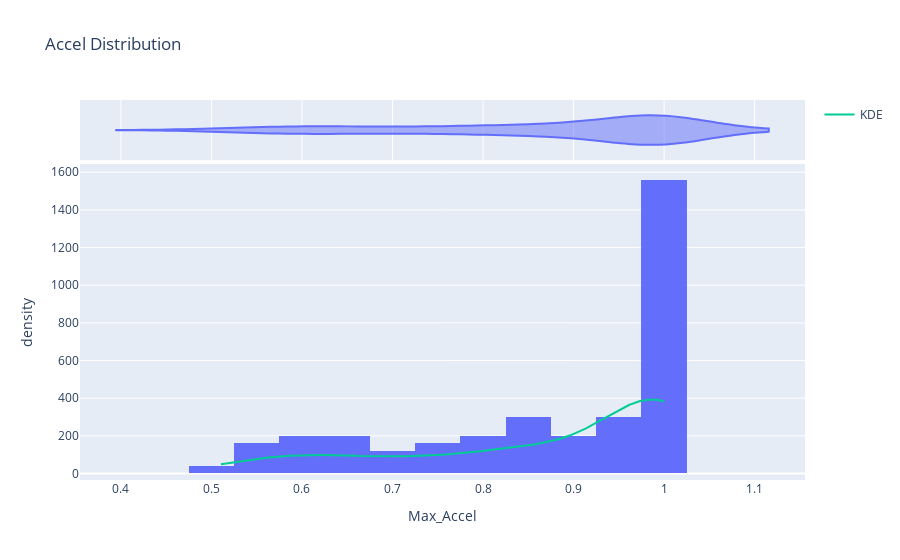

Here is the notebook cell this chart was saved with:
### Code cell
fig = px.histogram(feature_by_participant, x='Max_Accel', title='Accel Distribution', 
                   marginal='violin', histnorm='density')

# Calculate KDE
accel_data = feature_by_participant['Max_Accel']
kde = gaussian_kde(accel_data)
x_range = np.linspace(min(accel_data), max(accel_data), 1000)
fig.add_trace(go.Scatter(x=x_range, y=kde.evaluate(x_range)*100, mode='lines', name='KDE'))

fig.show()

### Figure 1 — Plotly figure (JSON) as saved in the notebook; plotly's stock layout.template omitted (floating-point values rounded to 4 significant figures; data arrays with more than 128 entries replaced by an {"elided": "..."} marker saying what was removed)
{"data": [{"alignmentgroup": "True", "bingroup": "x", "histnorm": "density", "hovertemplate": "Max_Accel=%{x}<br>density=%{y}<extra></extra>", "legendgroup": "", "marker": {"color": "#636efa", "pattern": {"shape": ""}}, "name": "", "offsetgroup": "", "orientation": "v", "showlegend": false, "type": "histogram", "x": {"elided": "172 float values"}, "xaxis": "x", "yaxis": "y"}, {"alignmentgroup": "True", "hovertemplate": "Max_Accel=%{x}<extra></extra>", "legendgroup": "", "marker": {"color": "#636efa"}, "name": "", "offsetgroup": "", "scalegroup": "x", "showlegend": false, "type": "violin", "x": {"elided": "172 float values"}, "xaxis": "x2", "yaxis": "y2"}, {"mode": "lines", "name": "KDE", "type": "scatter", "x": {"elided": "1000 float values"}, "y": {"elided": "1000 float values"}}], "layout": {"barmode": "relative", "legend": {"tracegroupgap": 0}, "title": {"text": "Accel Distribution"}, "xaxis": {"anchor": "y", "domain": [0, 1], "title": {"text": "Max_Accel"}}, "xaxis2": {"anchor": "y2", "domain": [0, 1], "matches": "x", "showgrid": true, "showticklabels": false}, "yaxis": {"anchor": "x", "domain": [0, 0.8316], "title": {"text": "density"}}, "yaxis2": {"anchor": "x2", "domain": [0.8416, 1], "matches": "y2", "showgrid": false, "showline": false, "showticklabels": false, "ticks": ""}}}
